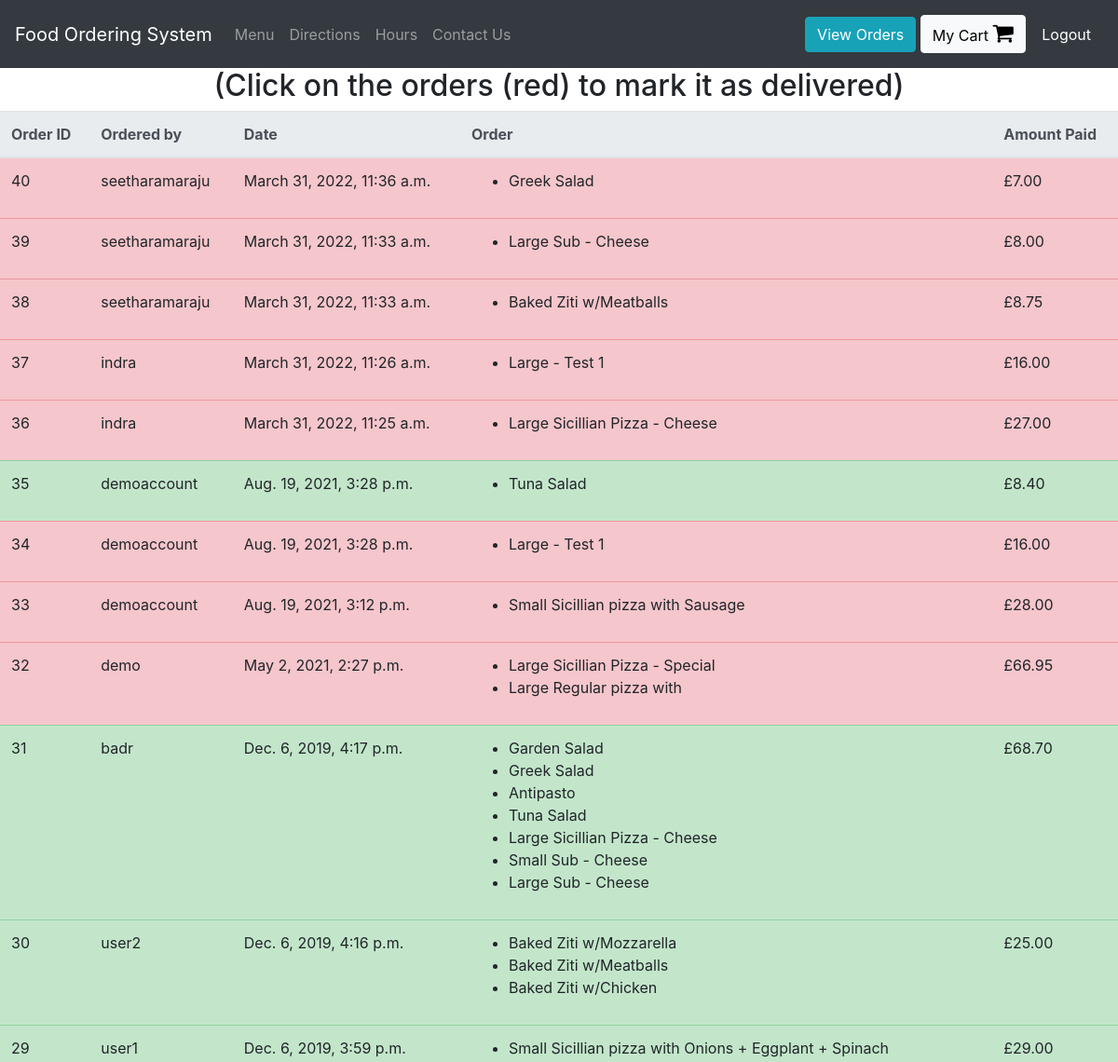
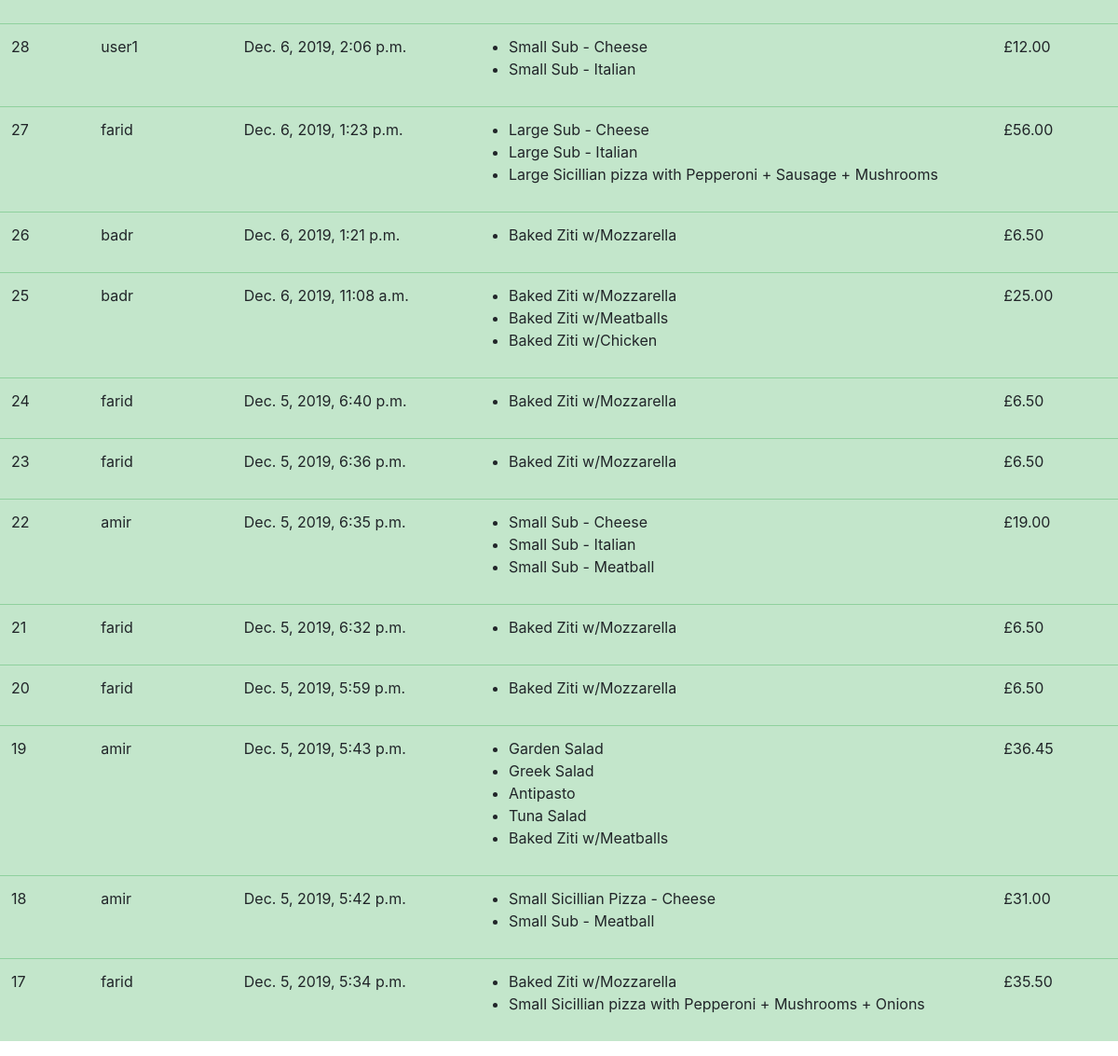
Page /view-orders (signed in) on the committed database (2 pictures, top to bottom).
### orders/models.py (models this page shows, shortened)
class UserOrder(models.Model):
    username = models.CharField(max_length=200) #who placed the order
    order = models.TextField() #this will be a string representation of the cart from localStorage
    price = models.DecimalField(max_digits=6, decimal_places=2) #how much was the order
    time_of_order  = models.DateTimeField(default=datetime.now, blank=True)
    delivered = models.BooleanField()

### orders/views.py (the view)
# urls.py: path("view-orders", views.view_orders, name="view_orders"),
def view_orders(request):
    if request.user.is_superuser:
        rows = UserOrder.objects.all().order_by('-time_of_order')
        return render(request, "orders/orders.html", context = {"rows":rows})
    else:
        rows = UserOrder.objects.all().filter(username = request.user.username).order_by('-time_of_order')
        return render(request, "orders/orders.html", context = {"rows":rows})

### orders/templatetags/custom_tags.py (called while the page is built)
@register.filter(name="format_cart")
def format_cart(value):
    return value[1:-1].split(",")

@register.filter(name="format_cart_item")
def format_cart_item(value):
    return value.replace("'","")

### orders/templates/orders/orders.html
{% extends 'orders/header.html' %}
{% load custom_tags %}
{% block content %}
<div class="container-fluid">
  <div class="row justify-content-center">
    {% if user.is_superuser %}
      <h2>(Click on the orders (red) to mark it as delivered)</h2>
    {% else %}
      <h2> Orders by: {{user.get_username}} </h2>
    {% endif %}
    <table class="table">
        <thead class="thead-light">
        <tr>
          <th scope="col">Order ID</th>
          <th scope="col">Ordered by</th>
          <th scope="col">Date</th>
          <th scope="col">Order</th>
          <th scope="col">Amount Paid</th>
        </tr>
        </thead>
        <tbody id = "orders_table">
          {% for row in rows %}
          {% if row.delivered %}
            <tr class="table-success">
          {% else %}
            <tr class="table-danger mark-as-complete">
          {% endif %}
              <td>{{row.id}}</td>
              <td>{{row.username}}</td>
              <td>{{row.time_of_order}}</td>
              <td >
                <ul>
                  {% for item in row.order|format_cart %}
                    <li>{{item|format_cart_item}}</li>
                  {% endfor %}
                </ul>
              </td>
              <td>£{{row.price}}</td>
            </tr>
          {% endfor %}
        </tbody>
    </table>
  </div>
</div>
{% endblock %}

### rows in the picture
UserOrder: id "40", username "seetharamaraju", time_of_order "March 31, 2022, 11:36 a.m.", order "Greek Salad", price "7.00"
UserOrder: id "39", username "seetharamaraju", time_of_order "March 31, 2022, 11:33 a.m.", order "Large Sub - Cheese", price "8.00"
UserOrder: id "38", username "seetharamaraju", time_of_order "March 31, 2022, 11:33 a.m.", order "Baked Ziti w/Meatballs", price "8.75"
UserOrder: id "37", username "indra", time_of_order "March 31, 2022, 11:26 a.m.", order "Large - Test 1", price "16.00"
UserOrder: id "36", username "indra", time_of_order "March 31, 2022, 11:25 a.m.", order "Large Sicillian Pizza - Cheese", price "27.00"
UserOrder: id "35", username "demoaccount", time_of_order "Aug. 19, 2021, 3:28 p.m.", order "Tuna Salad", price "8.40"
UserOrder: id "34", username "demoaccount", time_of_order "Aug. 19, 2021, 3:28 p.m.", order "Large - Test 1", price "16.00"
UserOrder: id "33", username "demoaccount", time_of_order "Aug. 19, 2021, 3:12 p.m.", order "Small Sicillian pizza with Sausage", price "28.00"
UserOrder: id "32", username "demo", time_of_order "May 2, 2021, 2:27 p.m.", order "Large Sicillian Pizza - Special" "Large Regular pizza with", price "66.95"
UserOrder: id "31", username "badr", time_of_order "Dec. 6, 2019, 4:17 p.m.", order "Garden Salad" "Greek Salad" "Antipasto" "Tuna Salad" "Large Sicillian Pizza - Cheese" "Small Sub - Cheese" "Large Sub - Cheese", price "68.70"
UserOrder: id "30", username "user2", time_of_order "Dec. 6, 2019, 4:16 p.m.", order "Baked Ziti w/Mozzarella" "Baked Ziti w/Meatballs" "Baked Ziti w/Chicken", price "25.00"
UserOrder: id "29", username "user1", time_of_order "Dec. 6, 2019, 3:59 p.m.", order "Small Sicillian pizza with Onions + Eggplant + Spinach", price "29.00"
UserOrder: id "28", username "user1", time_of_order "Dec. 6, 2019, 2:06 p.m.", order "Small Sub - Cheese" "Small Sub - Italian", price "12.00"
UserOrder: id "27", username "farid", time_of_order "Dec. 6, 2019, 1:23 p.m.", order "Large Sub - Cheese" "Large Sub - Italian" "Large Sicillian pizza with Pepperoni + Sausage + Mushrooms", price "56.00"
UserOrder: id "26", username "badr", time_of_order "Dec. 6, 2019, 1:21 p.m.", order "Baked Ziti w/Mozzarella", price "6.50"
UserOrder: id "25", username "badr", time_of_order "Dec. 6, 2019, 11:08 a.m.", order "Baked Ziti w/Mozzarella" "Baked Ziti w/Meatballs" "Baked Ziti w/Chicken", price "25.00"
UserOrder: id "24", username "farid", time_of_order "Dec. 5, 2019, 6:40 p.m.", order "Baked Ziti w/Mozzarella", price "6.50"
UserOrder: id "23", username "farid", time_of_order "Dec. 5, 2019, 6:36 p.m.", order "Baked Ziti w/Mozzarella", price "6.50"
UserOrder: id "22", username "amir", time_of_order "Dec. 5, 2019, 6:35 p.m.", order "Small Sub - Cheese" "Small Sub - Italian" "Small Sub - Meatball", price "19.00"
UserOrder: id "21", username "farid", time_of_order "Dec. 5, 2019, 6:32 p.m.", order "Baked Ziti w/Mozzarella", price "6.50"
UserOrder: id "20", username "farid", time_of_order "Dec. 5, 2019, 5:59 p.m.", order "Baked Ziti w/Mozzarella", price "6.50"
UserOrder: id "19", username "amir", time_of_order "Dec. 5, 2019, 5:43 p.m.", order "Garden Salad" "Greek Salad" "Antipasto" "Tuna Salad" "Baked Ziti w/Meatballs", price "36.45"
UserOrder: id "18", username "amir", time_of_order "Dec. 5, 2019, 5:42 p.m.", order "Small Sicillian Pizza - Cheese" "Small Sub - Meatball", price "31.00"
UserOrder: id "17", username "farid", time_of_order "Dec. 5, 2019, 5:34 p.m.", order "Baked Ziti w/Mozzarella" "Small Sicillian pizza with Pepperoni + Mushrooms + Onions", price "35.50"
